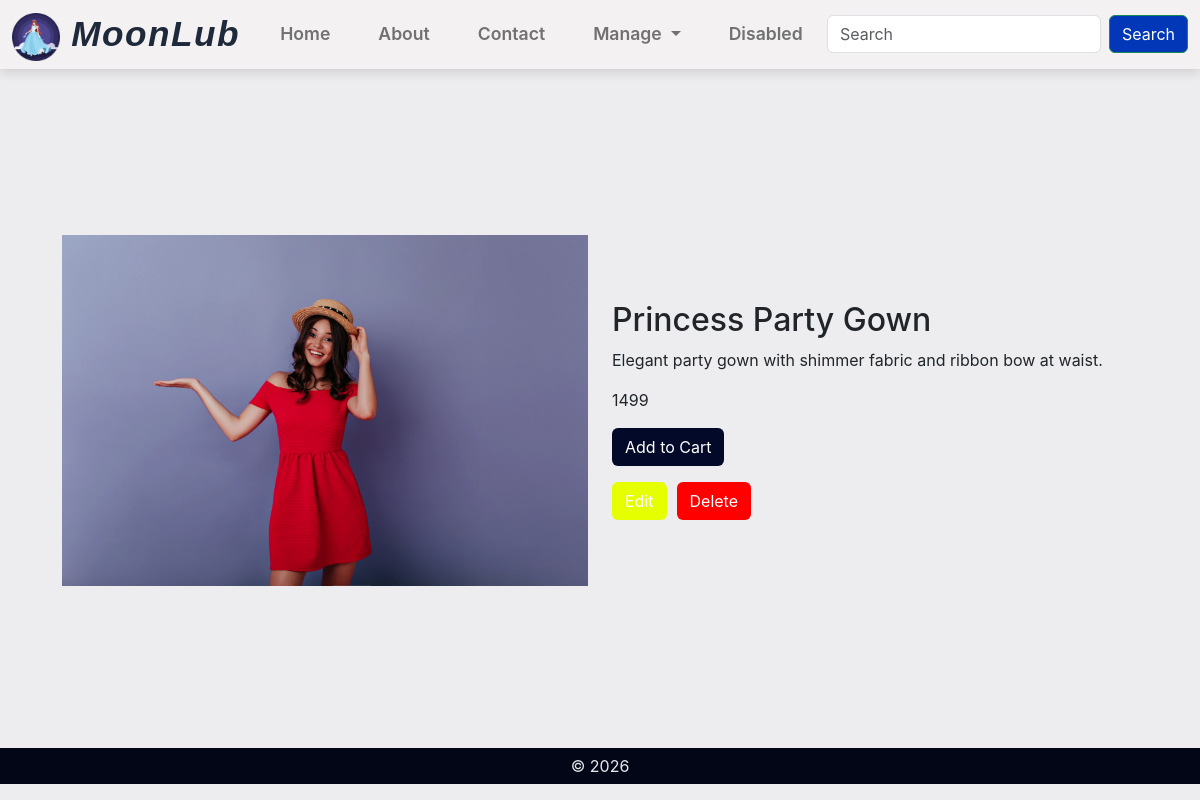
Screenshot of /products/2/ with the database file from the repository.
### products/models.py (models this page shows, shortened)
class Product(models.Model):
    title = models.CharField(max_length = 255)
    desc = models.TextField(max_length = 500)
    price = models.PositiveIntegerField()
    stock = models.PositiveIntegerField()
    thumbnail = models.ImageField(upload_to = 'products/thumbnails/')
    created_at = models.DateTimeField(auto_now_add = True)
    updated_at = models.DateTimeField(auto_now = True)

### products/views.py (the view)
# urls.py: path('<int:pk>/', ProductDetail.as_view(), name= 'product_details'),
class ProductDetail(DetailView):
    model = Product
    template_name = 'products/product_details.html'
    context_object_name = 'product'

### templates/products/product_details.html (shortened to what this page needs)
{% extends 'base/base.html' %}
{%block content %}
<section class="d-flex row productdetail">
    <div class="col">
        <img src="{{product.thumbnail.url}}" class="w-100" alt="">
    </div>
    <div class="col details">
       <h2>{{product.title}}</h2>
       <p>{{product.desc}}</p>
       <p>{{product.price}}</p>
       <a href="" class="btn add">Add to Cart</a>
       <div class="d-flex flex-row mt-3">
        <a href="{% url 'edit_product' product.pk %}" class="btn edit">Edit</a>
        <a href="{% url 'delete_product' product.pk %}" class="btn delete">Delete</a>
       </div>
    </div>
</section>
{% endblock %}

### static/css/style.css (style rules this page uses)
* { margin: 0; padding: 0; box-sizing: border-box; }
body { padding: 73px 0 0 0; font-family: 'Inter', sans-serif; background-color: #ededef; }

### rows the page displays
Product: thumbnail (picture), title "Princess Party Gown", desc "Elegant party gown with shimmer fabric and ribbon bow at waist.", price "1499"
